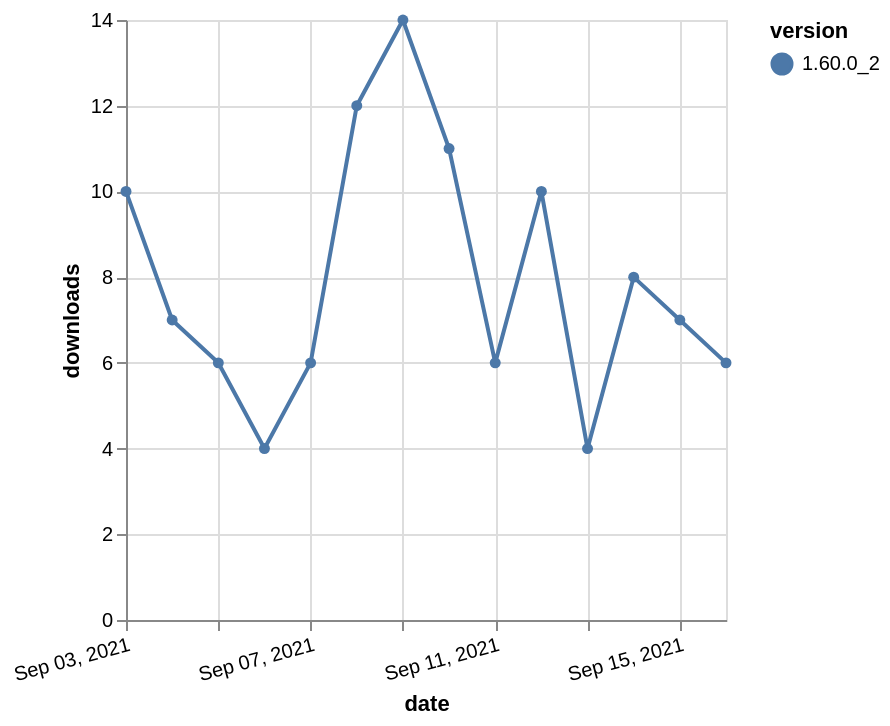

The Vega-Lite source for this figure:
### Vega-Lite specification from a JSON file in a GitHub repository (floating-point values rounded to 4 significant figures)
{"$schema": "https://vega.github.io/schema/vega-lite/v5.json", "description": "A simple bar chart with embedded data.", "data": {"values": [{"date": "2021-09-03", "total": 34565, "delta": 10, "version": "1.60.0_2"}, {"date": "2021-09-04", "total": 34572, "delta": 7, "version": "1.60.0_2"}, {"date": "2021-09-05", "total": 34578, "delta": 6, "version": "1.60.0_2"}, {"date": "2021-09-06", "total": 34582, "delta": 4, "version": "1.60.0_2"}, {"date": "2021-09-07", "total": 34588, "delta": 6, "version": "1.60.0_2"}, {"date": "2021-09-08", "total": 34600, "delta": 12, "version": "1.60.0_2"}, {"date": "2021-09-09", "total": 34614, "delta": 14, "version": "1.60.0_2"}, {"date": "2021-09-10", "total": 34625, "delta": 11, "version": "1.60.0_2"}, {"date": "2021-09-11", "total": 34631, "delta": 6, "version": "1.60.0_2"}, {"date": "2021-09-12", "total": 34641, "delta": 10, "version": "1.60.0_2"}, {"date": "2021-09-13", "total": 34645, "delta": 4, "version": "1.60.0_2"}, {"date": "2021-09-14", "total": 34653, "delta": 8, "version": "1.60.0_2"}, {"date": "2021-09-15", "total": 34660, "delta": 7, "version": "1.60.0_2"}, {"date": "2021-09-16", "total": 34666, "delta": 6, "version": "1.60.0_2"}]}, "width": "container", "mark": {"type": "line", "point": {"filled": true}}, "encoding": {"x": {"field": "date", "type": "temporal", "timeUnit": "yearmonthdate", "title": "date", "axis": {"labelAngle": -15}}, "y": {"field": "delta", "type": "quantitative", "title": "downloads"}, "color": {"field": "version", "type": "nominal"}, "tooltip": {"field": "delta"}}}
